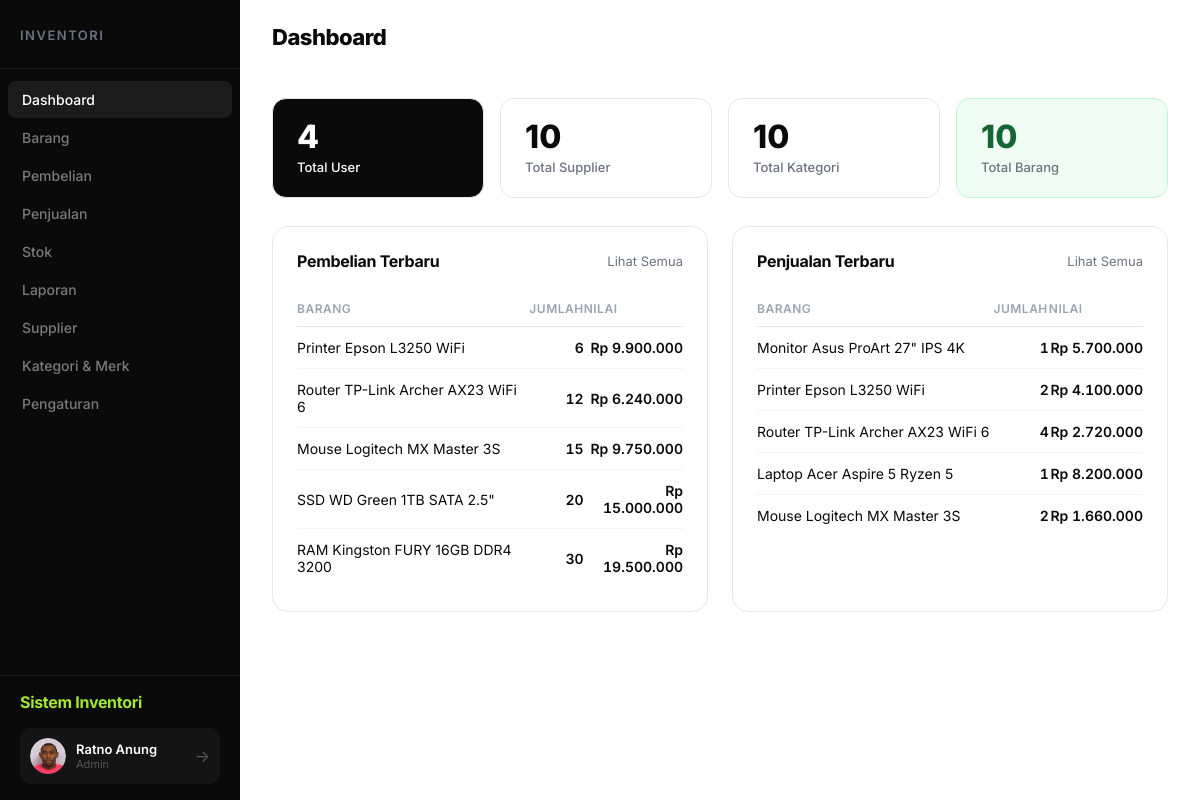
The page /menu.php (signed in) on the database its author committed.
### tables this page shows
CREATE TABLE `transaksi_stok` (
  `id_transaksi` int(11) NOT NULL,
  `id_supplier` int(11) NOT NULL,
  `kode_produk` varchar(10) NOT NULL,
  `tgl_transaksi` date NOT NULL,
  `tgl_kadaluarsa` date DEFAULT NULL,
  `jumlah` int(11) NOT NULL,
  `total_nilai` decimal(15,2) NOT NULL
);

CREATE TABLE `produk` (
  `kode_produk` varchar(10) NOT NULL,
  `nama_produk` varchar(100) NOT NULL DEFAULT '',
  `sku` varchar(50) DEFAULT NULL,
  `id_kategori` int(11) NOT NULL,
  `lokasi` varchar(20) NOT NULL,
  `harga_beli` decimal(15,2) NOT NULL DEFAULT 0.00,
  `harga_jual` decimal(15,2) NOT NULL DEFAULT 0.00,
  `keterangan` text DEFAULT NULL,
  `id_merk` int(11) DEFAULT NULL
);

CREATE TABLE `penjualan` (
  `id_penjualan` int(11) NOT NULL,
  `kode_produk` varchar(10) NOT NULL,
  `tgl_penjualan` date NOT NULL,
  `jumlah` int(11) NOT NULL,
  `harga_jual` decimal(15,2) NOT NULL DEFAULT 0.00,
  `total_nilai` decimal(15,2) NOT NULL DEFAULT 0.00,
  `keterangan` text DEFAULT NULL
);

### menu.php (the view, shortened to what this page needs)
<?php
include 'koneksi.php';
$total_user     = $koneksi->query("SELECT COUNT(*) FROM users")->fetchColumn();
$total_supplier = $koneksi->query("SELECT COUNT(*) FROM supplier")->fetchColumn();
$total_kategori = $koneksi->query("SELECT COUNT(*) FROM kategori")->fetchColumn();
$total_barang   = $koneksi->query("SELECT COUNT(*) FROM produk")->fetchColumn();
$transaksi_terbaru = $koneksi->query(
    "SELECT ts.*, s.nama as nama_supplier, p.nama_produk
     FROM transaksi_stok ts
     JOIN supplier s ON ts.id_supplier = s.id_supplier
     JOIN produk p ON ts.kode_produk = p.kode_produk
     ORDER BY ts.id_transaksi DESC LIMIT 5"
)->fetchAll();
$penjualan_terbaru = $koneksi->query(
    "SELECT pj.*, p.nama_produk
     FROM penjualan pj
     JOIN produk p ON pj.kode_produk = p.kode_produk
     ORDER BY pj.id_penjualan DESC LIMIT 5"
)->fetchAll();
?>
<!DOCTYPE html>
<html lang="id">
<head>
    <link rel="stylesheet" href="css/menu.css">
</head>
<body>
<div class="dashboard">
    <aside class="sidebar">
        <div class="logo"><span class="logo-text">Inventori</span></div>
        <ul class="nav-menu">
            <li><a href="menu.php" class="active">Dashboard</a></li>
            <li><a href="produk/TampilProduk.php">Barang</a></li>
            <li><a href="pembelian/TampilPembelian.php">Pembelian</a></li>
            <li><a href="penjualan/TampilPenjualan.php">Penjualan</a></li>
            <li><a href="stok/TampilStok.php">Stok</a></li>
            <li><a href="laporan/TampilLaporan.php">Laporan</a></li>
            <li><a href="supplier/TampilSupplier.php">Supplier</a></li>
            <li><a href="kategori/TampilKategori.php">Kategori &amp; Merk</a></li>
            <li><a href="pengaturan/index.php">Pengaturan</a></li>
        </ul>
        <div class="sidebar-footer">
            <div class="sidebar-brand">Sistem Inventori</div>
            <div class="user-card">
                <div class="user-avatar">
                    <?php if (!empty($_SESSION['foto'])): ?>
                        <img src="user/uploads/<?= htmlspecialchars($_SESSION['foto']) ?>" alt="Avatar"
                            style="width:36px;height:36px;border-radius:50%;object-fit:cover;">
                    <?php else: ?>
                        <span style="color:#6b7280;">&#128100;</span>
                    <?php endif; ?>
                </div>
                <div class="user-info">
                    <div class="user-name"><?= htmlspecialchars($_SESSION['nama']) ?></div>
                    <div class="user-role">Admin</div>
                </div>
                <a href="logout.php" class="logout-link" title="Logout">&#x2192;</a>
            </div>
        </div>
    </aside>
    <main class="main">
        <header class="header">
            <div class="header-top"><h1 class="page-title">Dashboard</h1></div>
        </header>
        <div class="content">
            <div class="stat-grid">
                <div class="stat-box accent">
                    <div class="stat-box-value"><?= $total_user ?></div>
                    <div class="stat-box-label">Total User</div>
                </div>
                <div class="stat-box">
                    <div class="stat-box-value"><?= $total_supplier ?></div>
                    <div class="stat-box-label">Total Supplier</div>
                </div>
                <div class="stat-box">
                    <div class="stat-box-value"><?= $total_kategori ?></div>
                    <div class="stat-box-label">Total Kategori</div>
                </div>
                <div class="stat-box green">
                    <div class="stat-box-value"><?= $total_barang ?></div>
                    <div class="stat-box-label">Total Barang</div>
                </div>
            </div>
            <div class="two-col">
                <div class="card">
                    <div class="card-header">
                        <h3 class="card-title">Pembelian Terbaru</h3>
                        <a href="pembelian/TampilPembelian.php" style="font-size:13px;color:#6b7280;text-decoration:none;">Lihat Semua</a>
                    </div>
                    <?php if ($transaksi_terbaru): ?>
                        <table class="data-table">
                            <thead><tr><th>Barang</th><th>Jumlah</th><th>Nilai</th></tr></thead>
                            <tbody>
                                <?php foreach ($transaksi_terbaru as $t): ?>
                                <tr>
                                    <td><?= htmlspecialchars($t['nama_produk'] ?: $t['kode_produk']) ?></td>
                                    <td><?= $t['jumlah'] ?></td>
                                    <td>Rp <?= number_format($t['total_nilai'], 0, ',', '.') ?></td>
                                </tr>
                                <?php endforeach; ?>
                            </tbody>
                        </table>
                    <?php else: ?>
                        <div style="color:#9ca3af;padding:16px 0;font-size:14px;">Belum ada data pembelian</div>
                    <?php endif; ?>
                </div>
                <div class="card">
                    <div class="card-header">
                        <h3 class="card-title">Penjualan Terbaru</h3>
                        <a href="penjualan/TampilPenjualan.php" style="font-size:13px;color:#6b7280;text-decoration:none;">Lihat Semua</a>
                    </div>
                    <?php if ($penjualan_terbaru): ?>
                        <table class="data-table">
                            <thead><tr><th>Barang</th><th>Jumlah</th><th>Nilai</th></tr></thead>
                            <tbody>
                                <?php foreach ($penjualan_terbaru as $p): ?>
                                <tr>
                                    <td><?= htmlspecialchars($p['nama_produk'] ?: $p['kode_produk']) ?></td>
                                    <td><?= $p['jumlah'] ?></td>
                                    <td>Rp <?= number_format($p['total_nilai'], 0, ',', '.') ?></td>
                                </tr>
                                <?php endforeach; ?>
                            </tbody>
                        </table>
                    <?php else: ?>
                        <div style="color:#9ca3af;padding:16px 0;font-size:14px;">Belum ada data penjualan</div>
                    <?php endif; ?>
                </div>
            </div>
        </div>
    </main>
</div>
</body>
</html>

### css/menu.css (style rules this page uses)
:root { --accent: #a3e635; --accent-dark: #84cc16; --dark: #0a0a0a; --dark-2: #141414; --dark-3: #1c1c1c; --dark-4: #2a2a2a; --bg-main: #ffffff; --bg-section: #f8f8f8; --text-dark: #0a0a0a; --text-gray: #6b7280; --text-light: #9ca3af; --border: #e5e7eb; --sidebar-width: 240px; --yellow: #fbbf24; --yellow-bg: #fef3c7; }
* { margin: 0; padding: 0; box-sizing: border-box; }
body { font-family: 'Inter', -apple-system, sans-serif; background: var(--bg-main); color: var(--text-dark); position: relative; overflow-x: hidden; }
.dashboard { display: flex; min-height: 100vh; position: relative; }
.sidebar { width: var(--sidebar-width); background: var(--dark); position: fixed; height: 100vh; display: flex; flex-direction: column; z-index: 10000; }
.logo { padding: 24px 20px; border-bottom: 1px solid var(--dark-3); }
.logo-text { font-size: 13px; font-weight: 600; color: #6b7280; text-transform: uppercase; letter-spacing: 1.5px; }
.nav-menu { list-style: none; padding: 12px 8px; flex: 1; overflow-y: auto; }
.nav-menu li { margin-bottom: 1px; }
.nav-menu a { display: flex; align-items: center; gap: 12px; padding: 10px 14px; color: #7a7a7a; text-decoration: none; font-size: 14px; font-weight: 500; border-radius: 8px; transition: all 0.15s ease; }
.nav-menu a.active { color: #ffffff; background: var(--dark-3); }
.sidebar-footer { padding: 16px 20px; border-top: 1px solid var(--dark-3); }
.sidebar-brand { color: var(--accent); font-size: 16px; font-weight: 700; letter-spacing: -0.3px; margin-bottom: 16px; }
.user-card { display: flex; align-items: center; gap: 10px; padding: 10px; background: var(--dark-2); border-radius: 10px; }
.user-avatar { width: 36px; height: 36px; background: var(--dark-3); border-radius: 50%; display: flex; align-items: center; justify-content: center; font-size: 16px; overflow: hidden; flex-shrink: 0; }
.user-info { flex: 1; min-width: 0; }
.user-name { font-size: 13px; font-weight: 600; color: #ffffff; white-space: nowrap; overflow: hidden; text-overflow: ellipsis; }
.user-role { font-size: 11px; color: #555; }
.logout-link { color: #555; text-decoration: none; transition: color 0.15s; flex-shrink: 0; }
.main { flex: 1; margin-left: var(--sidebar-width); padding-right: 0; }
.header { padding: 24px 32px 0; position: sticky; top: 0; background: var(--bg-main); z-index: 100; }
.header-top { display: flex; justify-content: space-between; align-items: center; margin-bottom: 20px; }
.page-title { font-size: 22px; font-weight: 800; color: var(--text-dark); letter-spacing: -0.5px; }
.content { padding: 28px 32px; }
.card { background: #ffffff; border-radius: 16px; border: 1px solid var(--border); padding: 24px; }
.card-header { display: flex; justify-content: space-between; align-items: center; margin-bottom: 20px; }
.card-title { font-size: 16px; font-weight: 700; color: var(--text-dark); letter-spacing: -0.3px; }
.data-table { width: 100%; border-collapse: collapse; }
.data-table th { text-align: left; padding: 10px 0; font-size: 12px; font-weight: 600; color: var(--text-light); border-bottom: 1px solid var(--border); text-transform: uppercase; letter-spacing: 0.5px; }
.data-table td { padding: 12px 0; font-size: 14px; border-bottom: 1px solid #f3f4f6; }
.data-table tr:last-child td { border-bottom: none; }
.data-table td:not(:first-child) { text-align: right; font-weight: 600; font-variant-numeric: tabular-nums; }

### menu.php (style rules this page uses)
.stat-grid { display: grid; grid-template-columns: repeat(4, 1fr); gap: 16px; margin-bottom: 28px; }
.stat-box { background: #fff; border: 1px solid #e5e7eb; border-radius: 14px; padding: 22px 24px; }
.stat-box-value { font-size: 32px; font-weight: 800; color: #0a0a0a; line-height: 1; margin-bottom: 6px; }
.stat-box-label { font-size: 13px; color: #6b7280; font-weight: 500; }
.stat-box.accent { background: #0a0a0a; }
.stat-box.accent .stat-box-value, .stat-box.accent .stat-box-label { color: #fff; }
.stat-box.green { background: #f0fdf4; border-color: #bbf7d0; }
.stat-box.green .stat-box-value { color: #166534; }
.two-col { display: grid; grid-template-columns: 1fr 1fr; gap: 24px; }

### rows shown on the page
transaksi_stok: kode_produk.nama_produk "Printer Epson L3250 WiFi", jumlah "6", total_nilai "9.900.000"
transaksi_stok: kode_produk.nama_produk "Router TP-Link Archer AX23 WiFi 6", jumlah "12", total_nilai "6.240.000"
transaksi_stok: kode_produk.nama_produk "Mouse Logitech MX Master 3S", jumlah "15", total_nilai "9.750.000"
transaksi_stok: kode_produk.nama_produk "SSD WD Green 1TB SATA 2.5\"", jumlah "20", total_nilai "15.000.000"
transaksi_stok: kode_produk.nama_produk "RAM Kingston FURY 16GB DDR4 3200", jumlah "30", total_nilai "19.500.000"
penjualan: kode_produk.nama_produk "Monitor Asus ProArt 27\" IPS 4K", jumlah "1", total_nilai "5.700.000"
penjualan: kode_produk.nama_produk "Printer Epson L3250 WiFi", jumlah "2", total_nilai "4.100.000"
penjualan: kode_produk.nama_produk "Router TP-Link Archer AX23 WiFi 6", jumlah "4", total_nilai "2.720.000"
penjualan: kode_produk.nama_produk "Laptop Acer Aspire 5 Ryzen 5", jumlah "1", total_nilai "8.200.000"
penjualan: kode_produk.nama_produk "Mouse Logitech MX Master 3S", jumlah "2", total_nilai "1.660.000"

### other values the page prints
$_SESSION['nama'] "Ratno Anung"
$total_user "4"
$total_supplier "10"
$total_kategori "10"
$total_barang "10"
